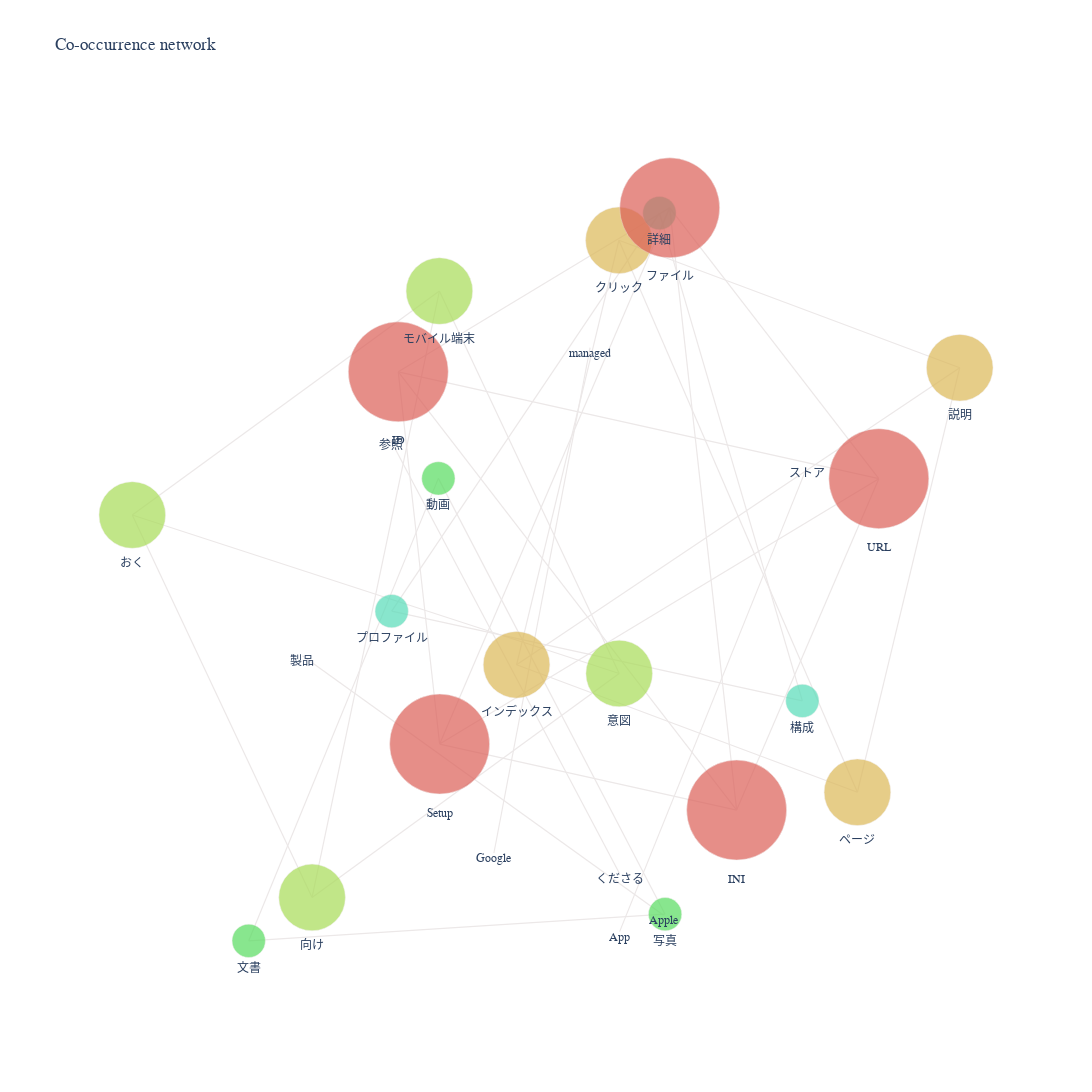

The cell this chart's notebook holds for it:
### Code cell
npt.co_network(title='Co-occurrence network')

### Figure 1 — Plotly figure (JSON) as saved in the notebook; plotly's stock layout.template omitted (floating-point values rounded to 4 significant figures)
{"data": [{"line": {"shape": "spline", "width": 1.2}, "marker": {"color": "#ece8e8"}, "mode": "lines", "opacity": 1, "type": "scatter", "x": [0.6735, 0.123, null], "y": [-0.3426, 0.6801, null]}, {"line": {"shape": "spline", "width": 1.2}, "marker": {"color": "#ece8e8"}, "mode": "lines", "opacity": 1, "type": "scatter", "x": [0.6735, -0.1131, null], "y": [-0.3426, -0.1065, null]}, {"line": {"shape": "spline", "width": 1.2}, "marker": {"color": "#ece8e8"}, "mode": "lines", "opacity": 1, "type": "scatter", "x": [0.6735, 0.9096, null], "y": [-0.3426, 0.444, null]}, {"line": {"shape": "spline", "width": 1.2}, "marker": {"color": "#ece8e8"}, "mode": "lines", "opacity": 1, "type": "scatter", "x": [0.7229, -0.3861, null], "y": [0.2384, 0.4363, null]}, {"line": {"shape": "spline", "width": 1.2}, "marker": {"color": "#ece8e8"}, "mode": "lines", "opacity": 1, "type": "scatter", "x": [0.7229, 0.2403, null], "y": [0.2384, 0.7402, null]}, {"line": {"shape": "spline", "width": 1.2}, "marker": {"color": "#ece8e8"}, "mode": "lines", "opacity": 1, "type": "scatter", "x": [0.7229, -0.2906, null], "y": [0.2384, -0.2533, null]}, {"line": {"shape": "spline", "width": 1.2}, "marker": {"color": "#ece8e8"}, "mode": "lines", "opacity": 1, "type": "scatter", "x": [0.7229, 0.3948, null], "y": [0.2384, -0.3757, null]}, {"line": {"shape": "spline", "width": 1.2}, "marker": {"color": "#ece8e8"}, "mode": "lines", "opacity": 1, "type": "scatter", "x": [0.9096, 0.123, null], "y": [0.444, 0.6801, null]}, {"line": {"shape": "spline", "width": 1.2}, "marker": {"color": "#ece8e8"}, "mode": "lines", "opacity": 1, "type": "scatter", "x": [0.9096, -0.1131, null], "y": [0.444, -0.1065, null]}, {"line": {"shape": "spline", "width": 1.2}, "marker": {"color": "#ece8e8"}, "mode": "lines", "opacity": 1, "type": "scatter", "x": [0.5565, 0.1247, null], "y": [0.2589, -0.601, null]}, {"line": {"shape": "spline", "width": 1.2}, "marker": {"color": "#ece8e8"}, "mode": "lines", "opacity": 1, "type": "scatter", "x": [0.123, -0.1131, null], "y": [0.6801, -0.1065, null]}, {"line": {"shape": "spline", "width": 1.2}, "marker": {"color": "#ece8e8"}, "mode": "lines", "opacity": 1, "type": "scatter", "x": [0.2166, 0.5464, null], "y": [0.7305, -0.1734, null]}, {"line": {"shape": "spline", "width": 1.2}, "marker": {"color": "#ece8e8"}, "mode": "lines", "opacity": 1, "type": "scatter", "x": [0.2166, -0.4013, null], "y": [0.7305, -0.007094, null]}, {"line": {"shape": "spline", "width": 1.2}, "marker": {"color": "#ece8e8"}, "mode": "lines", "opacity": 1, "type": "scatter", "x": [0.05651, -0.1654, null], "y": [0.481, -0.4552, null]}, {"line": {"shape": "spline", "width": 1.2}, "marker": {"color": "#ece8e8"}, "mode": "lines", "opacity": 1, "type": "scatter", "x": [0.2403, 0.3948, null], "y": [0.7402, -0.3757, null]}, {"line": {"shape": "spline", "width": 1.2}, "marker": {"color": "#ece8e8"}, "mode": "lines", "opacity": 1, "type": "scatter", "x": [0.2403, -0.2906, null], "y": [0.7402, -0.2533, null]}, {"line": {"shape": "spline", "width": 1.2}, "marker": {"color": "#ece8e8"}, "mode": "lines", "opacity": 1, "type": "scatter", "x": [0.2403, -0.3861, null], "y": [0.7402, 0.4363, null]}, {"line": {"shape": "spline", "width": 1.2}, "marker": {"color": "#ece8e8"}, "mode": "lines", "opacity": 1, "type": "scatter", "x": [-0.3861, -0.2906, null], "y": [0.4363, -0.2533, null]}, {"line": {"shape": "spline", "width": 1.2}, "marker": {"color": "#ece8e8"}, "mode": "lines", "opacity": 1, "type": "scatter", "x": [-0.3861, 0.3948, null], "y": [0.4363, -0.3757, null]}, {"line": {"shape": "spline", "width": 1.2}, "marker": {"color": "#ece8e8"}, "mode": "lines", "opacity": 1, "type": "scatter", "x": [-0.2936, -0.7313, null], "y": [0.2389, -0.618, null]}, {"line": {"shape": "spline", "width": 1.2}, "marker": {"color": "#ece8e8"}, "mode": "lines", "opacity": 1, "type": "scatter", "x": [-0.2936, 0.2297, null], "y": [0.2389, -0.5686, null]}, {"line": {"shape": "spline", "width": 1.2}, "marker": {"color": "#ece8e8"}, "mode": "lines", "opacity": 1, "type": "scatter", "x": [-0.404, 0.1248, null], "y": [0.3101, -0.4938, null]}, {"line": {"shape": "spline", "width": 1.2}, "marker": {"color": "#ece8e8"}, "mode": "lines", "opacity": 1, "type": "scatter", "x": [-0.2912, -1, null], "y": [0.5861, 0.1711, null]}, {"line": {"shape": "spline", "width": 1.2}, "marker": {"color": "#ece8e8"}, "mode": "lines", "opacity": 1, "type": "scatter", "x": [-0.2912, 0.1237, null], "y": [0.5861, -0.1227, null]}, {"line": {"shape": "spline", "width": 1.2}, "marker": {"color": "#ece8e8"}, "mode": "lines", "opacity": 1, "type": "scatter", "x": [-0.2912, -0.585, null], "y": [0.5861, -0.5376, null]}, {"line": {"shape": "spline", "width": 1.2}, "marker": {"color": "#ece8e8"}, "mode": "lines", "opacity": 1, "type": "scatter", "x": [-1, -0.585, null], "y": [0.1711, -0.5376, null]}, {"line": {"shape": "spline", "width": 1.2}, "marker": {"color": "#ece8e8"}, "mode": "lines", "opacity": 1, "type": "scatter", "x": [-1, 0.1237, null], "y": [0.1711, -0.1227, null]}, {"line": {"shape": "spline", "width": 1.2}, "marker": {"color": "#ece8e8"}, "mode": "lines", "opacity": 1, "type": "scatter", "x": [-0.6072, 0.2261, null], "y": [-0.08953, -0.5706, null]}, {"line": {"shape": "spline", "width": 1.2}, "marker": {"color": "#ece8e8"}, "mode": "lines", "opacity": 1, "type": "scatter", "x": [-0.4013, 0.5464, null], "y": [-0.007094, -0.1734, null]}, {"line": {"shape": "spline", "width": 1.2}, "marker": {"color": "#ece8e8"}, "mode": "lines", "opacity": 1, "type": "scatter", "x": [-0.585, 0.1237, null], "y": [-0.5376, -0.1227, null]}, {"line": {"shape": "spline", "width": 1.2}, "marker": {"color": "#ece8e8"}, "mode": "lines", "opacity": 1, "type": "scatter", "x": [-0.2906, 0.3948, null], "y": [-0.2533, -0.3757, null]}, {"line": {"shape": "spline", "width": 1.2}, "marker": {"color": "#ece8e8"}, "mode": "lines", "opacity": 1, "type": "scatter", "x": [-0.7313, 0.2297, null], "y": [-0.618, -0.5686, null]}, {"hoverinfo": "text", "hovertext": [], "marker": {"color": ["rgb(220.16,183.77386666666666,87.03999999999999)", "rgb(220.16,95.0272,87.03999999999999)", "rgb(220.16,183.77386666666666,87.03999999999999)", "rgb(95.0272,87.03999999999999,220.16)", "rgb(220.16,183.77386666666666,87.03999999999999)", "rgb(87.03999999999999,220.16,183.77386666666666)", "rgb(87.03999999999999,167.7994666666666,220.16)", "rgb(220.16,95.0272,87.03999999999999)", "rgb(220.16,95.0272,87.03999999999999)", "rgb(87.03999999999999,220.16,95.0272)", "rgb(183.77386666666652,87.03999999999999,220.16)", "rgb(167.7994666666666,220.16,87.03999999999999)", "rgb(167.7994666666666,220.16,87.03999999999999)", "rgb(220.16,87.03999999999999,167.7994666666666)", "rgb(87.03999999999999,220.16,183.77386666666666)", "rgb(167.7994666666666,220.16,87.03999999999999)", "rgb(220.16,183.77386666666666,87.03999999999999)", "rgb(220.16,95.0272,87.03999999999999)", "rgb(87.03999999999999,220.16,95.0272)", "rgb(87.03999999999999,167.7994666666666,220.16)", "rgb(95.0272,87.03999999999999,220.16)", "rgb(87.03999999999999,220.16,95.0272)", "rgb(183.77386666666652,87.03999999999999,220.16)", "rgb(220.16,87.03999999999999,167.7994666666666)", "rgb(220.16,95.0272,87.03999999999999)", "rgb(167.7994666666666,220.16,87.03999999999999)", "rgb(87.03999999999999,220.16,183.77386666666666)"], "line": {"color": "#ece8e8", "width": 0.5}, "size": [66.67, 100, 66.67, 0, 66.67, 33.33, 0, 100, 100, 33.33, 0, 66.67, 66.67, 0, 33.33, 66.67, 66.67, 100, 33.33, 0, 0, 33.33, 0, 0, 100, 66.67, 33.33]}, "mode": "markers+text", "text": ["ページ", "URL", "説明", "ストア", "クリック", "詳細", "managed", "ファイル", "ID", "動画", "参照", "モバイル端末", "おく", "製品", "プロファイル", "向け", "インデックス", "Setup", "文書", "Google", "App", "写真", "くださる", "Apple", "INI", "意図", "構成"], "textposition": "bottom center", "type": "scatter", "x": [0.6735, 0.7229, 0.9096, 0.5565, 0.123, 0.2166, 0.05651, 0.2403, -0.3861, -0.2936, -0.404, -0.2912, -1, -0.6072, -0.4013, -0.585, -0.1131, -0.2906, -0.7313, -0.1654, 0.1247, 0.2297, 0.1248, 0.2261, 0.3948, 0.1237, 0.5464], "y": [-0.3426, 0.2384, 0.444, 0.2589, 0.6801, 0.7305, 0.481, 0.7402, 0.4363, 0.2389, 0.3101, 0.5861, 0.1711, -0.08953, -0.007094, -0.5376, -0.1065, -0.2533, -0.618, -0.4552, -0.601, -0.5686, -0.4938, -0.5706, -0.3757, -0.1227, -0.1734]}], "layout": {"autosize": true, "font": {"family": "Arial", "size": 12}, "height": 1200, "hovermode": "closest", "margin": {"b": 85, "l": 40, "pad": 0, "r": 40, "t": 100}, "plot_bgcolor": "#ffffff", "showlegend": false, "title": {"text": "Co-occurrence network"}, "width": 1700, "xaxis": {"showgrid": false, "showline": false, "showticklabels": false, "title": {"text": ""}, "zeroline": false}, "yaxis": {"showgrid": false, "showline": false, "showticklabels": false, "title": {"text": ""}, "zeroline": false}}}
